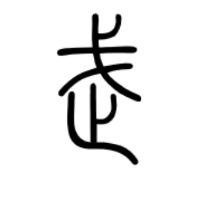
#> input picture teams/team-2_vision/dataset/fake/Screenshot from 2025-11-01 20-41-31.png, 200 x 197 px, found by its file name; its folder holds only this picture in this run
$ python train_kfs_classifier.py
#> lines starting #> are read from the running program, lines starting #| are printed output that depends on the picture
#> in expand_dataset, img is the input picture: shape (197, 200, 3); min 0, max 255, mean 234.4
#!/usr/bin/env python3
"""
KFS Classifier v4 — Transfer Learning + Massive Augmentation
------------------------------------------------------------
- Uses MobileNetV3Small (pretrained on ImageNet)
- Auto-augments dataset up to thousands of variations per class
- Skips missing folders safely
- Optimized for CPU (no GPU required)
"""

import os
import cv2
import random
import numpy as np
import tensorflow as tf
from tensorflow.keras.preprocessing.image import ImageDataGenerator
from tensorflow.keras.applications import MobileNetV3Small
from tensorflow.keras.applications.mobilenet_v3 import preprocess_input
from tensorflow.keras import layers, models
from tqdm import tqdm

# --- Paths ---
BASE_DIR = "/home/meherdeep/rpi-github/Team-Vulcans-Robocon-2026/teams/team-2_vision/dataset"
EXPANDED_DIR = os.path.join(BASE_DIR, "expanded")

print(EXPANDED_DIR)
MODEL_NAME = "kfs_classifier_v4_transfer"
IMG_SIZE = (128, 128)
BATCH_SIZE = 8
EPOCHS = 40
EXPANDED_COUNT = 10000  # per class


# --- Utility: Advanced augmentation function ---
def advanced_augment(img):
    img = img.astype(np.uint8)
    # Random flips
    if random.random() > 0.5:
        img = cv2.flip(img, 1)
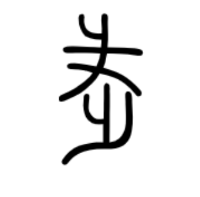
#> img: shape (197, 200, 3); min 0, max 255, mean 234.4
    if random.random() > 0.7:
        img = cv2.flip(img, 0)

    # Random rotation
    angle = random.uniform(-25, 25)
    h, w = img.shape[:2]
#> h = 197; w = 200
    M = cv2.getRotationMatrix2D((w / 2, h / 2), angle, random.uniform(0.9, 1.1))
    img = cv2.warpAffine(img, M, (w, h), borderMode=cv2.BORDER_REFLECT_101)
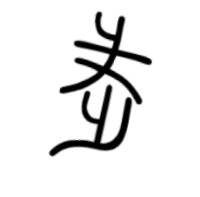
#> img: shape (197, 200, 3); min 0, max 255, mean 234.3

    # Random brightness/contrast
    alpha = random.uniform(0.6, 1.6)  # contrast
    beta = random.randint(-40, 40)    # brightness
    img = cv2.convertScaleAbs(img, alpha=alpha, beta=beta)

    # Random blur or noise
    if random.random() > 0.7:
        k = random.choice([3, 5])
        img = cv2.GaussianBlur(img, (k, k), 0)
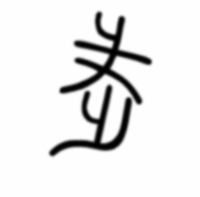
#> img: shape (197, 200, 3); min 2, max 254, mean 233.3
    if random.random() > 0.7:
        noise = np.random.normal(0, 15, img.shape).astype(np.int16)
        img = np.clip(img.astype(np.int16) + noise, 0, 255).astype(np.uint8)

    # Random color shift (HSV)
    hsv = cv2.cvtColor(img, cv2.COLOR_BGR2HSV).astype(np.int16)
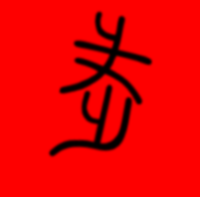
#> hsv: shape (197, 200, 3) int16; mean of channels 0, 1, 2 0, 0, 233.3; drawn as B, G, R
    hsv[..., 0] = (hsv[..., 0] + random.randint(-20, 20)) % 180
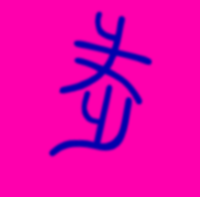
#> hsv: shape (197, 200, 3) int16; mean of channels 0, 1, 2 173, 0, 233.3; drawn as B, G, R
    hsv[..., 1] = np.clip(hsv[..., 1] + random.randint(-30, 30), 0, 255)
    hsv[..., 2] = np.clip(hsv[..., 2] + random.randint(-40, 40), 0, 255)
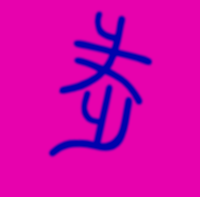
#> hsv: shape (197, 200, 3) int16; mean of channels 0, 1, 2 173, 2, 210.9; drawn as B, G, R
    img = cv2.cvtColor(hsv.astype(np.uint8), cv2.COLOR_HSV2BGR)
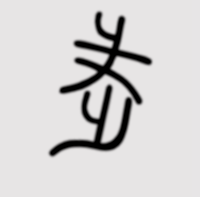
#> img: shape (197, 200, 3); mean B, G, R 209.1, 209, 210.9

    return img


# --- Dataset expansion ---
def expand_dataset(base_dir):
    os.makedirs(EXPANDED_DIR, exist_ok=True)
    total_generated = 0

    print("📸 Expanding dataset...")
    for cls in os.listdir(base_dir):
        src = os.path.join(base_dir, cls)
        if not os.path.isdir(src) or cls == "expanded":
            continue

        images = [f for f in os.listdir(src) if f.lower().endswith((".jpg", ".png", ".jpeg"))]
        if not images:
            print(f"⚠️ Skipping '{cls}' — no images found.")
            continue

        dst = os.path.join(EXPANDED_DIR, cls)
        os.makedirs(dst, exist_ok=True)

        print(f"→ {cls}: {len(images)} originals → generating up to {EXPANDED_COUNT} images")
        for i in tqdm(range(EXPANDED_COUNT), desc=f"Augmenting {cls}", ncols=80):
            img_path = os.path.join(src, random.choice(images))
            img = cv2.imread(img_path)
            if img is None:
                continue
            aug_img = advanced_augment(img)
            out_path = os.path.join(dst, f"{cls}_{i:05d}.jpg")
            cv2.imwrite(out_path, aug_img)
            total_generated += 1

    print(f"✅ Total augmented images: {total_generated}")
    return EXPANDED_DIR


# --- Expand dataset first ---
expanded_dir = expand_dataset(BASE_DIR)

# --- Data preparation ---
train_datagen = ImageDataGenerator(
    preprocessing_function=preprocess_input,
    validation_split=0.2,
    rotation_range=30,
    zoom_range=0.3,
    width_shift_range=0.2,
    height_shift_range=0.2,
    shear_range=0.15,
    brightness_range=[0.5, 1.5],
    channel_shift_range=30,
    horizontal_flip=True,
    fill_mode="nearest"
)

train_generator = train_datagen.flow_from_directory(
    expanded_dir,
    target_size=IMG_SIZE,
    batch_size=BATCH_SIZE,
    class_mode="binary",
    subset="training"
)

val_generator = train_datagen.flow_from_directory(
    expanded_dir,
    target_size=IMG_SIZE,
    batch_size=BATCH_SIZE,
    class_mode="binary",
    subset="validation"
)

# --- Model ---
base_model = MobileNetV3Small(
    input_shape=IMG_SIZE + (3,),
    include_top=False,
    weights="imagenet"
)

for layer in base_model.layers[:-30]:
    layer.trainable = False

model = models.Sequential([
    base_model,
    layers.GlobalAveragePooling2D(),
    layers.Dropout(0.3),
    layers.Dense(128, activation="relu"),
    layers.Dropout(0.2),
    layers.Dense(1, activation="sigmoid")
])

model.compile(
    optimizer=tf.keras.optimizers.Adam(learning_rate=1e-4),
    loss="binary_crossentropy",
    metrics=["accuracy"]
)

print("\n🚀 Starting training...\n")

history = model.fit(
    train_generator,
    validation_data=val_generator,
    epochs=EPOCHS
)

# --- Save model ---
save_dir = os.path.dirname(BASE_DIR)
keras_path = os.path.join(save_dir, f"{MODEL_NAME}.keras")
tflite_path = os.path.join(save_dir, f"{MODEL_NAME}.tflite")

model.save(keras_path)
print(f"✅ Saved Keras model to: {keras_path}")

# --- Convert to TFLite ---
converter = tf.lite.TFLiteConverter.from_keras_model(model)
tflite_model = converter.convert()
with open(tflite_path, "wb") as f:
    f.write(tflite_model)
print(f"✅ Saved TFLite model to: {tflite_path}")

# --- Class Indices ---
print("\n📋 Class Indices:")
for k, v in train_generator.class_indices.items():
    print(f"{v}: {k}")

$ run again, on teams/team-2_vision/dataset/real/Screenshot from 2025-11-01 20-37-46.png
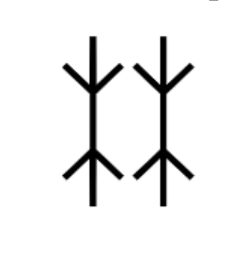
#> input picture teams/team-2_vision/dataset/real/Screenshot from 2025-11-01 20-37-46.png, 247 x 270 px, found by its file name
#> in expand_dataset, img is the input picture: shape (270, 247, 3); min 0, max 255, mean 239.6
#> in advanced_augment, `hsv[..., 2] = np.clip(hsv[..., 2] + random.randint(-40, 40), 0, 255)`:
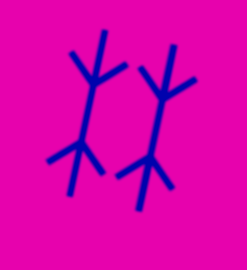
#> hsv: shape (270, 247, 3) int16; mean of channels 0, 1, 2 173, 2, 216; drawn as B, G, R
#> in advanced_augment, `img = cv2.cvtColor(hsv.astype(np.uint8), cv2.COLOR_HSV2BGR)`:
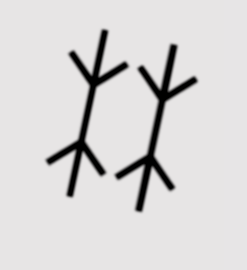
#> img: shape (270, 247, 3); mean B, G, R 214.1, 214, 216
